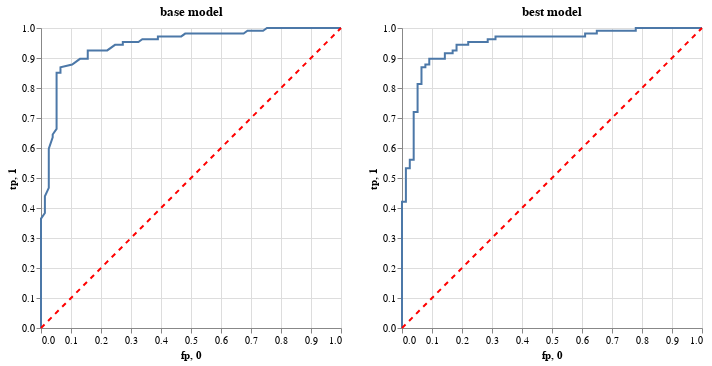

The notebook cell this image was saved under:
### Code cell
roc_base.properties(title='base model')|roc_best.properties(title='best model')

### Figure 1 — Vega-Lite specification as saved in the notebook (floating-point values rounded to 4 significant figures)
{"config": {"view": {"continuousWidth": 300, "continuousHeight": 300}}, "hconcat": [{"layer": [{"data": {"name": "data-f7f84b2aea4acd31d3eddf715f76baf6"}, "mark": {"type": "line"}, "encoding": {"x": {"field": "fp", "type": "quantitative"}, "y": {"field": "tp", "type": "quantitative"}}}, {"data": {"name": "data-32a7ce23df43936315089f2dd3ac791d"}, "mark": {"type": "line", "color": "red", "strokeDash": [5, 5]}, "encoding": {"x": {"field": "0", "type": "quantitative"}, "y": {"field": "1", "type": "quantitative"}}}], "title": "base model"}, {"layer": [{"data": {"name": "data-a1fb6240ce7274ad8a11ac7c8485c5ab"}, "mark": {"type": "line"}, "encoding": {"x": {"field": "fp", "type": "quantitative"}, "y": {"field": "tp", "type": "quantitative"}}}, {"data": {"name": "data-32a7ce23df43936315089f2dd3ac791d"}, "mark": {"type": "line", "color": "red", "strokeDash": [5, 5]}, "encoding": {"x": {"field": "0", "type": "quantitative"}, "y": {"field": "1", "type": "quantitative"}}}], "title": "best model"}], "$schema": "https://vega.github.io/schema/vega-lite/v5.20.1.json", "datasets": {"data-f7f84b2aea4acd31d3eddf715f76baf6": [{"fp": 0.0, "tp": 0.0}, {"fp": 0.0, "tp": 0.02804}, {"fp": 0.0, "tp": 0.03738}, {"fp": 0.0, "tp": 0.06542}, {"fp": 0.0, "tp": 0.1215}, {"fp": 0.0, "tp": 0.215}, {"fp": 0.0, "tp": 0.2336}, {"fp": 0.0, "tp": 0.271}, {"fp": 0.0, "tp": 0.2991}, {"fp": 0.0, "tp": 0.3364}, {"fp": 0.0, "tp": 0.3551}, {"fp": 0.0, "tp": 0.3645}, {"fp": 0.01299, "tp": 0.3832}, {"fp": 0.01299, "tp": 0.3925}, {"fp": 0.01299, "tp": 0.4112}, {"fp": 0.01299, "tp": 0.4393}, {"fp": 0.02597, "tp": 0.4673}, {"fp": 0.02597, "tp": 0.5047}, {"fp": 0.02597, "tp": 0.5327}, {"fp": 0.02597, "tp": 0.5421}, {"fp": 0.02597, "tp": 0.5607}, {"fp": 0.02597, "tp": 0.5981}, {"fp": 0.03896, "tp": 0.6355}, {"fp": 0.03896, "tp": 0.6449}, {"fp": 0.05195, "tp": 0.6636}, {"fp": 0.05195, "tp": 0.6916}, {"fp": 0.05195, "tp": 0.7103}, {"fp": 0.05195, "tp": 0.7196}, {"fp": 0.05195, "tp": 0.7383}, {"fp": 0.05195, "tp": 0.7477}, {"fp": 0.05195, "tp": 0.7757}, {"fp": 0.05195, "tp": 0.7944}, {"fp": 0.05195, "tp": 0.8318}, {"fp": 0.05195, "tp": 0.8505}, {"fp": 0.06494, "tp": 0.8505}, {"fp": 0.06494, "tp": 0.8692}, {"fp": 0.1039, "tp": 0.8785}, {"fp": 0.1299, "tp": 0.8972}, {"fp": 0.1558, "tp": 0.8972}, {"fp": 0.1558, "tp": 0.9252}, {"fp": 0.1818, "tp": 0.9252}, {"fp": 0.2208, "tp": 0.9252}, {"fp": 0.2468, "tp": 0.9439}, {"fp": 0.2727, "tp": 0.9439}, {"fp": 0.2727, "tp": 0.9533}, {"fp": 0.3247, "tp": 0.9533}, {"fp": 0.3377, "tp": 0.9626}, {"fp": 0.3896, "tp": 0.9626}, {"fp": 0.3896, "tp": 0.972}, {"fp": 0.4675, "tp": 0.972}, {"fp": 0.4805, "tp": 0.9813}, {"fp": 0.5065, "tp": 0.9813}, {"fp": 0.5584, "tp": 0.9813}, {"fp": 0.5714, "tp": 0.9813}, {"fp": 0.5974, "tp": 0.9813}, {"fp": 0.6104, "tp": 0.9813}, {"fp": 0.6494, "tp": 0.9813}, {"fp": 0.6753, "tp": 0.9813}, {"fp": 0.6883, "tp": 0.9907}, {"fp": 0.7403, "tp": 0.9907}, {"fp": 0.7532, "tp": 1.0}, {"fp": 0.7922, "tp": 1.0}, {"fp": 0.8831, "tp": 1.0}, {"fp": 1.0, "tp": 1.0}], "data-32a7ce23df43936315089f2dd3ac791d": [{"0": 0, "1": 0}, {"0": 1, "1": 1}], "data-a1fb6240ce7274ad8a11ac7c8485c5ab": [{"fp": 0.0, "tp": 0.0}, {"fp": 0.0, "tp": 0.009346}, {"fp": 0.0, "tp": 0.4206}, {"fp": 0.01299, "tp": 0.4206}, {"fp": 0.01299, "tp": 0.5327}, {"fp": 0.02597, "tp": 0.5327}, {"fp": 0.02597, "tp": 0.5607}, {"fp": 0.03896, "tp": 0.5607}, {"fp": 0.03896, "tp": 0.7196}, {"fp": 0.05195, "tp": 0.7196}, {"fp": 0.05195, "tp": 0.8131}, {"fp": 0.06494, "tp": 0.8131}, {"fp": 0.06494, "tp": 0.8692}, {"fp": 0.07792, "tp": 0.8692}, {"fp": 0.07792, "tp": 0.8785}, {"fp": 0.09091, "tp": 0.8785}, {"fp": 0.09091, "tp": 0.8972}, {"fp": 0.1429, "tp": 0.8972}, {"fp": 0.1429, "tp": 0.9159}, {"fp": 0.1688, "tp": 0.9159}, {"fp": 0.1688, "tp": 0.9252}, {"fp": 0.1818, "tp": 0.9252}, {"fp": 0.1818, "tp": 0.9439}, {"fp": 0.2208, "tp": 0.9439}, {"fp": 0.2208, "tp": 0.9533}, {"fp": 0.2857, "tp": 0.9533}, {"fp": 0.2857, "tp": 0.9626}, {"fp": 0.3117, "tp": 0.9626}, {"fp": 0.3117, "tp": 0.972}, {"fp": 0.6104, "tp": 0.972}, {"fp": 0.6104, "tp": 0.9813}, {"fp": 0.6494, "tp": 0.9813}, {"fp": 0.6494, "tp": 0.9907}, {"fp": 0.7792, "tp": 0.9907}, {"fp": 0.7792, "tp": 1.0}, {"fp": 1.0, "tp": 1.0}]}}
